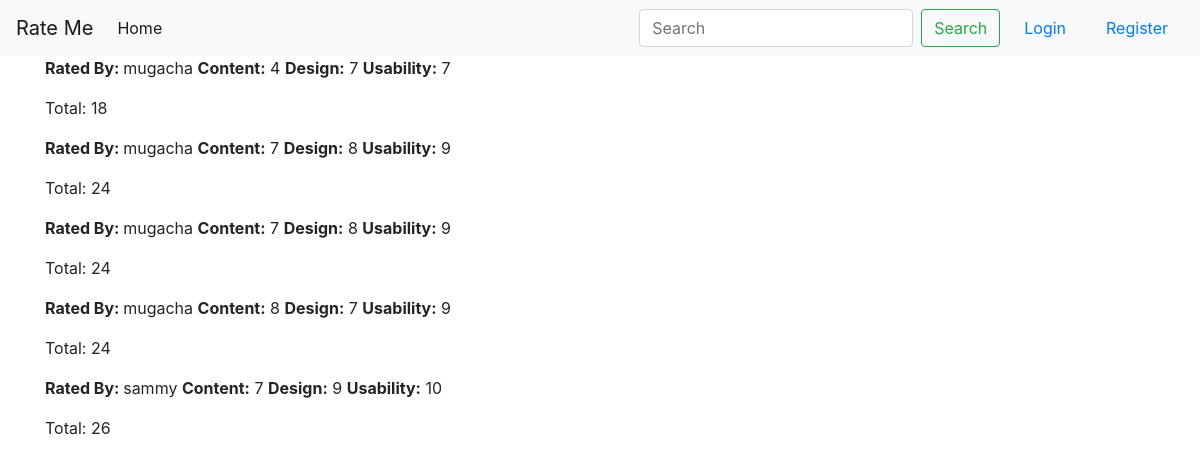
The page /view_ratings/1/ on the database its author committed.
### projects/models.py (models this page shows, shortened)
class Rating(models.Model):
    content = models.IntegerField(validators=[MaxValueValidator(10), MinValueValidator(1)], default=1)
    design = models.IntegerField(validators=[MaxValueValidator(10), MinValueValidator(1)], default=1)
    usability = models.IntegerField(validators=[MaxValueValidator(10), MinValueValidator(1)], default=1)
    author = models.ForeignKey(User, on_delete=models.CASCADE)
    project = models.ForeignKey(Project, on_delete=models.CASCADE)

### projects/views.py (the view)
# urls.py: path('view_ratings/<int:project_id>/', views.ViewRatings.as_view(), name='view_ratings'),
class ViewRatings(ListView):
    model = Rating
    def get_queryset(self):
        project_id = self.kwargs['project_id']
        rating = Rating.objects.filter(project=project_id)
        return rating

### templates/projects/rating_list.html
{% extends 'rateme/base.html' %}
{% load mathfilters %}
{% block content %}
    {% for rating in object_list %}
        <p><strong>Rated By: </strong>{{ rating.author }} <strong>Content:</strong> {{ rating.content }}
            <strong>Design:</strong> {{ rating.design }}
            <strong>Usability:</strong> {{ rating.usability }} </p>
        <p>Total: {{ rating.content|add:rating.design|add:rating.usability }} </p>
    {% endfor %}
{% endblock content %}

### rows shown on the page
Rating: author "mugacha", content "4", design "7", usability "7", content|add "18"
Rating: author "mugacha", content "7", design "8", usability "9", content|add "24"
Rating: author "mugacha", content "7", design "8", usability "9", content|add "24"
Rating: author "mugacha", content "8", design "7", usability "9", content|add "24"
Rating: author "sammy", content "7", design "9", usability "10", content|add "26"
